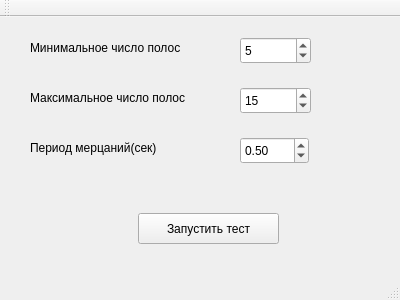
<?xml version="1.0" encoding="UTF-8"?>
<ui version="4.0">
 <class>MainWindow</class>
 <widget class="QMainWindow" name="MainWindow">
  <property name="geometry">
   <rect>
    <x>0</x>
    <y>0</y>
    <width>400</width>
    <height>300</height>
   </rect>
  </property>
  <property name="windowTitle">
   <string>MainWindow</string>
  </property>
  <widget class="QWidget" name="centralWidget">
   <widget class="QPushButton" name="startTest">
    <property name="geometry">
     <rect>
      <x>138</x>
      <y>196</y>
      <width>141</width>
      <height>31</height>
     </rect>
    </property>
    <property name="text">
     <string>Запустить тест</string>
    </property>
   </widget>
   <widget class="QLabel" name="label_3">
    <property name="geometry">
     <rect>
      <x>30</x>
      <y>20</y>
      <width>211</width>
      <height>21</height>
     </rect>
    </property>
    <property name="text">
     <string>Минимальное число полос</string>
    </property>
   </widget>
   <widget class="QLabel" name="label_4">
    <property name="geometry">
     <rect>
      <x>30</x>
      <y>60</y>
      <width>201</width>
      <height>41</height>
     </rect>
    </property>
    <property name="text">
     <string>Максимальное число полос </string>
    </property>
   </widget>
   <widget class="QLabel" name="label_6">
    <property name="geometry">
     <rect>
      <x>30</x>
      <y>110</y>
      <width>161</width>
      <height>41</height>
     </rect>
    </property>
    <property name="text">
     <string>Период мерцаний(сек)</string>
    </property>
   </widget>
   <widget class="QSpinBox" name="minCountSpinbox">
    <property name="geometry">
     <rect>
      <x>240</x>
      <y>20</y>
      <width>71</width>
      <height>27</height>
     </rect>
    </property>
    <property name="sizePolicy">
     <sizepolicy hsizetype="Minimum" vsizetype="Fixed">
      <horstretch>0</horstretch>
      <verstretch>4</verstretch>
     </sizepolicy>
    </property>
    <property name="minimum">
     <number>1</number>
    </property>
    <property name="maximum">
     <number>30</number>
    </property>
    <property name="value">
     <number>5</number>
    </property>
   </widget>
   <widget class="QSpinBox" name="maxCountSpinbox">
    <property name="geometry">
     <rect>
      <x>240</x>
      <y>70</y>
      <width>71</width>
      <height>27</height>
     </rect>
    </property>
    <property name="minimum">
     <number>1</number>
    </property>
    <property name="maximum">
     <number>30</number>
    </property>
    <property name="value">
     <number>15</number>
    </property>
   </widget>
   <widget class="QDoubleSpinBox" name="periodSpinBox">
    <property name="geometry">
     <rect>
      <x>240</x>
      <y>120</y>
      <width>69</width>
      <height>27</height>
     </rect>
    </property>
    <property name="minimum">
     <double>0.050000000000000</double>
    </property>
    <property name="maximum">
     <double>2.000000000000000</double>
    </property>
    <property name="singleStep">
     <double>0.050000000000000</double>
    </property>
    <property name="value">
     <double>0.500000000000000</double>
    </property>
   </widget>
  </widget>
  <widget class="QMenuBar" name="menuBar">
   <property name="geometry">
    <rect>
     <x>0</x>
     <y>0</y>
     <width>400</width>
     <height>25</height>
    </rect>
   </property>
  </widget>
  <widget class="QToolBar" name="mainToolBar">
   <attribute name="toolBarArea">
    <enum>TopToolBarArea</enum>
   </attribute>
   <attribute name="toolBarBreak">
    <bool>false</bool>
   </attribute>
  </widget>
  <widget class="QStatusBar" name="statusBar"/>
 </widget>
 <layoutdefault spacing="6" margin="11"/>
 <resources/>
 <connections>
  <connection>
   <sender>startTest</sender>
   <signal>clicked()</signal>
   <receiver>MainWindow</receiver>
   <slot>slotStartTestClicked()</slot>
   <hints>
    <hint type="sourcelabel">
     <x>208</x>
     <y>249</y>
    </hint>
    <hint type="destinationlabel">
     <x>199</x>
     <y>149</y>
    </hint>
   </hints>
  </connection>
 </connections>
 <slots>
  <slot>slotStartTestClicked()</slot>
 </slots>
</ui>
